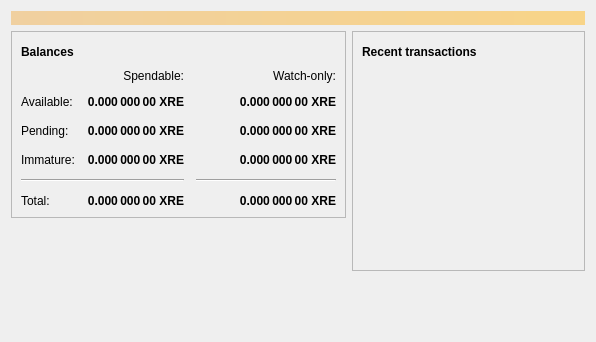
<?xml version="1.0" encoding="UTF-8"?>
<ui version="4.0">
 <class>OverviewPage</class>
 <widget class="QWidget" name="OverviewPage">
  <property name="geometry">
   <rect>
    <x>0</x>
    <y>0</y>
    <width>596</width>
    <height>342</height>
   </rect>
  </property>
  <property name="windowTitle">
   <string>Form</string>
  </property>
  <layout class="QVBoxLayout" name="topLayout">
   <item>
    <widget class="QLabel" name="labelAlerts">
     <property name="visible">
      <bool>false</bool>
     </property>
     <property name="styleSheet">
      <string notr="true">background-color: qlineargradient(x1: 0, y1: 0, x2: 1, y2: 0, stop:0 #F0D0A0, stop:1 #F8D488); color:#000000;</string>
     </property>
     <property name="wordWrap">
      <bool>true</bool>
     </property>
     <property name="margin">
      <number>3</number>
     </property>
    </widget>
   </item>
   <item>
    <layout class="QHBoxLayout" name="horizontalLayout" stretch="1,1">
     <item>
      <layout class="QVBoxLayout" name="verticalLayout_2">
       <item>
        <widget class="QFrame" name="frame">
         <property name="frameShape">
          <enum>QFrame::StyledPanel</enum>
         </property>
         <property name="frameShadow">
          <enum>QFrame::Raised</enum>
         </property>
         <layout class="QVBoxLayout" name="verticalLayout_4">
          <item>
           <layout class="QHBoxLayout" name="horizontalLayout_4">
            <item>
             <widget class="QLabel" name="label_5">
              <property name="font">
               <font>
                <weight>75</weight>
                <bold>true</bold>
               </font>
              </property>
              <property name="text">
               <string>Balances</string>
              </property>
             </widget>
            </item>
            <item>
             <widget class="QPushButton" name="labelWalletStatus">
              <property name="enabled">
               <bool>false</bool>
              </property>
              <property name="maximumSize">
               <size>
                <width>30</width>
                <height>16777215</height>
               </size>
              </property>
              <property name="toolTip">
               <string>The displayed information may be out of date. Your wallet automatically synchronizes with the RevolverCoin network after a connection is established, but this process has not completed yet.</string>
              </property>
              <property name="text">
               <string/>
              </property>
              <property name="icon">
               <iconset resource="../revolvercoin.qrc">
                <normaloff>:/icons/warning</normaloff>
                <disabledoff>:/icons/warning</disabledoff>:/icons/warning</iconset>
              </property>
              <property name="iconSize">
               <size>
                <width>24</width>
                <height>24</height>
               </size>
              </property>
              <property name="flat">
               <bool>true</bool>
              </property>
             </widget>
            </item>
            <item>
             <spacer name="horizontalSpacer_3">
              <property name="orientation">
               <enum>Qt::Horizontal</enum>
              </property>
              <property name="sizeHint" stdset="0">
               <size>
                <width>40</width>
                <height>20</height>
               </size>
              </property>
             </spacer>
            </item>
           </layout>
          </item>
          <item>
           <layout class="QGridLayout" name="gridLayout">
            <property name="spacing">
             <number>12</number>
            </property>
            <item row="2" column="2">
             <widget class="QLabel" name="labelWatchPending">
              <property name="font">
               <font>
                <weight>75</weight>
                <bold>true</bold>
               </font>
              </property>
              <property name="cursor">
               <cursorShape>IBeamCursor</cursorShape>
              </property>
              <property name="toolTip">
               <string>Unconfirmed transactions to watch-only addresses</string>
              </property>
              <property name="text">
               <string notr="true">0.000 000 00 XRE</string>
              </property>
              <property name="alignment">
               <set>Qt::AlignRight|Qt::AlignTrailing|Qt::AlignVCenter</set>
              </property>
              <property name="textInteractionFlags">
               <set>Qt::LinksAccessibleByMouse|Qt::TextSelectableByKeyboard|Qt::TextSelectableByMouse</set>
              </property>
             </widget>
            </item>
            <item row="2" column="1">
             <widget class="QLabel" name="labelUnconfirmed">
              <property name="font">
               <font>
                <weight>75</weight>
                <bold>true</bold>
               </font>
              </property>
              <property name="cursor">
               <cursorShape>IBeamCursor</cursorShape>
              </property>
              <property name="toolTip">
               <string>Total of transactions that have yet to be confirmed, and do not yet count toward the spendable balance</string>
              </property>
              <property name="text">
               <string notr="true">0.000 000 00 XRE</string>
              </property>
              <property name="alignment">
               <set>Qt::AlignRight|Qt::AlignTrailing|Qt::AlignVCenter</set>
              </property>
              <property name="textInteractionFlags">
               <set>Qt::LinksAccessibleByMouse|Qt::TextSelectableByKeyboard|Qt::TextSelectableByMouse</set>
              </property>
             </widget>
            </item>
            <item row="3" column="2">
             <widget class="QLabel" name="labelWatchImmature">
              <property name="font">
               <font>
                <weight>75</weight>
                <bold>true</bold>
               </font>
              </property>
              <property name="cursor">
               <cursorShape>IBeamCursor</cursorShape>
              </property>
              <property name="toolTip">
               <string>Mined balance in watch-only addresses that has not yet matured</string>
              </property>
              <property name="text">
               <string notr="true">0.000 000 00 XRE</string>
              </property>
              <property name="alignment">
               <set>Qt::AlignRight|Qt::AlignTrailing|Qt::AlignVCenter</set>
              </property>
              <property name="textInteractionFlags">
               <set>Qt::LinksAccessibleByMouse|Qt::TextSelectableByKeyboard|Qt::TextSelectableByMouse</set>
              </property>
             </widget>
            </item>
            <item row="4" column="0" colspan="2">
             <widget class="Line" name="line">
              <property name="orientation">
               <enum>Qt::Horizontal</enum>
              </property>
             </widget>
            </item>
            <item row="4" column="2">
             <widget class="Line" name="lineWatchBalance">
              <property name="sizePolicy">
               <sizepolicy hsizetype="Preferred" vsizetype="Fixed">
                <horstretch>0</horstretch>
                <verstretch>0</verstretch>
               </sizepolicy>
              </property>
              <property name="minimumSize">
               <size>
                <width>140</width>
                <height>0</height>
               </size>
              </property>
              <property name="orientation">
               <enum>Qt::Horizontal</enum>
              </property>
             </widget>
            </item>
            <item row="5" column="0">
             <widget class="QLabel" name="labelTotalText">
              <property name="text">
               <string>Total:</string>
              </property>
             </widget>
            </item>
            <item row="3" column="1">
             <widget class="QLabel" name="labelImmature">
              <property name="font">
               <font>
                <weight>75</weight>
                <bold>true</bold>
               </font>
              </property>
              <property name="cursor">
               <cursorShape>IBeamCursor</cursorShape>
              </property>
              <property name="toolTip">
               <string>Mined balance that has not yet matured</string>
              </property>
              <property name="text">
               <string notr="true">0.000 000 00 XRE</string>
              </property>
              <property name="alignment">
               <set>Qt::AlignRight|Qt::AlignTrailing|Qt::AlignVCenter</set>
              </property>
              <property name="textInteractionFlags">
               <set>Qt::LinksAccessibleByMouse|Qt::TextSelectableByKeyboard|Qt::TextSelectableByMouse</set>
              </property>
             </widget>
            </item>
            <item row="2" column="3">
             <spacer name="horizontalSpacer_2">
              <property name="orientation">
               <enum>Qt::Horizontal</enum>
              </property>
              <property name="sizeHint" stdset="0">
               <size>
                <width>40</width>
                <height>20</height>
               </size>
              </property>
             </spacer>
            </item>
            <item row="3" column="0">
             <widget class="QLabel" name="labelImmatureText">
              <property name="text">
               <string>Immature:</string>
              </property>
             </widget>
            </item>
            <item row="5" column="1">
             <widget class="QLabel" name="labelTotal">
              <property name="font">
               <font>
                <weight>75</weight>
                <bold>true</bold>
               </font>
              </property>
              <property name="cursor">
               <cursorShape>IBeamCursor</cursorShape>
              </property>
              <property name="toolTip">
               <string>Your current total balance</string>
              </property>
              <property name="text">
               <string notr="true">0.000 000 00 XRE</string>
              </property>
              <property name="alignment">
               <set>Qt::AlignRight|Qt::AlignTrailing|Qt::AlignVCenter</set>
              </property>
              <property name="textInteractionFlags">
               <set>Qt::LinksAccessibleByMouse|Qt::TextSelectableByKeyboard|Qt::TextSelectableByMouse</set>
              </property>
             </widget>
            </item>
            <item row="5" column="2">
             <widget class="QLabel" name="labelWatchTotal">
              <property name="font">
               <font>
                <weight>75</weight>
                <bold>true</bold>
               </font>
              </property>
              <property name="cursor">
               <cursorShape>IBeamCursor</cursorShape>
              </property>
              <property name="toolTip">
               <string>Current total balance in watch-only addresses</string>
              </property>
              <property name="text">
               <string notr="true">0.000 000 00 XRE</string>
              </property>
              <property name="alignment">
               <set>Qt::AlignRight|Qt::AlignTrailing|Qt::AlignVCenter</set>
              </property>
              <property name="textInteractionFlags">
               <set>Qt::LinksAccessibleByMouse|Qt::TextSelectableByKeyboard|Qt::TextSelectableByMouse</set>
              </property>
             </widget>
            </item>
            <item row="0" column="2">
             <widget class="QLabel" name="labelWatchonly">
              <property name="text">
               <string>Watch-only:</string>
              </property>
              <property name="alignment">
               <set>Qt::AlignRight|Qt::AlignTrailing|Qt::AlignVCenter</set>
              </property>
             </widget>
            </item>
            <item row="1" column="0">
             <widget class="QLabel" name="labelBalanceText">
              <property name="text">
               <string>Available:</string>
              </property>
             </widget>
            </item>
            <item row="1" column="1">
             <widget class="QLabel" name="labelBalance">
              <property name="font">
               <font>
                <weight>75</weight>
                <bold>true</bold>
               </font>
              </property>
              <property name="cursor">
               <cursorShape>IBeamCursor</cursorShape>
              </property>
              <property name="toolTip">
               <string>Your current spendable balance</string>
              </property>
              <property name="text">
               <string notr="true">0.000 000 00 XRE</string>
              </property>
              <property name="alignment">
               <set>Qt::AlignRight|Qt::AlignTrailing|Qt::AlignVCenter</set>
              </property>
              <property name="textInteractionFlags">
               <set>Qt::LinksAccessibleByMouse|Qt::TextSelectableByKeyboard|Qt::TextSelectableByMouse</set>
              </property>
             </widget>
            </item>
            <item row="1" column="2">
             <widget class="QLabel" name="labelWatchAvailable">
              <property name="font">
               <font>
                <weight>75</weight>
                <bold>true</bold>
               </font>
              </property>
              <property name="cursor">
               <cursorShape>IBeamCursor</cursorShape>
              </property>
              <property name="toolTip">
               <string>Your current balance in watch-only addresses</string>
              </property>
              <property name="text">
               <string notr="true">0.000 000 00 XRE</string>
              </property>
              <property name="alignment">
               <set>Qt::AlignRight|Qt::AlignTrailing|Qt::AlignVCenter</set>
              </property>
              <property name="textInteractionFlags">
               <set>Qt::LinksAccessibleByMouse|Qt::TextSelectableByKeyboard|Qt::TextSelectableByMouse</set>
              </property>
             </widget>
            </item>
            <item row="2" column="0">
             <widget class="QLabel" name="labelPendingText">
              <property name="text">
               <string>Pending:</string>
              </property>
             </widget>
            </item>
            <item row="0" column="1">
             <widget class="QLabel" name="labelSpendable">
              <property name="text">
               <string>Spendable:</string>
              </property>
              <property name="alignment">
               <set>Qt::AlignRight|Qt::AlignTrailing|Qt::AlignVCenter</set>
              </property>
             </widget>
            </item>
           </layout>
          </item>
         </layout>
        </widget>
       </item>
       <item>
        <spacer name="verticalSpacer">
         <property name="orientation">
          <enum>Qt::Vertical</enum>
         </property>
         <property name="sizeHint" stdset="0">
          <size>
           <width>20</width>
           <height>40</height>
          </size>
         </property>
        </spacer>
       </item>
      </layout>
     </item>
     <item>
      <layout class="QVBoxLayout" name="verticalLayout_3">
       <item>
        <widget class="QFrame" name="frame_2">
         <property name="frameShape">
          <enum>QFrame::StyledPanel</enum>
         </property>
         <property name="frameShadow">
          <enum>QFrame::Raised</enum>
         </property>
         <layout class="QVBoxLayout" name="verticalLayout">
          <item>
           <layout class="QHBoxLayout" name="horizontalLayout_2">
            <item>
             <widget class="QLabel" name="label_4">
              <property name="font">
               <font>
                <weight>75</weight>
                <bold>true</bold>
               </font>
              </property>
              <property name="text">
               <string>Recent transactions</string>
              </property>
             </widget>
            </item>
            <item>
             <widget class="QPushButton" name="labelTransactionsStatus">
              <property name="enabled">
               <bool>false</bool>
              </property>
              <property name="maximumSize">
               <size>
                <width>30</width>
                <height>16777215</height>
               </size>
              </property>
              <property name="toolTip">
               <string>The displayed information may be out of date. Your wallet automatically synchronizes with the RevolverCoin network after a connection is established, but this process has not completed yet.</string>
              </property>
              <property name="text">
               <string/>
              </property>
              <property name="icon">
               <iconset resource="../revolvercoin.qrc">
                <normaloff>:/icons/warning</normaloff>
                <disabledoff>:/icons/warning</disabledoff>:/icons/warning</iconset>
              </property>
              <property name="iconSize">
               <size>
                <width>24</width>
                <height>24</height>
               </size>
              </property>
              <property name="flat">
               <bool>true</bool>
              </property>
             </widget>
            </item>
            <item>
             <spacer name="horizontalSpacer">
              <property name="orientation">
               <enum>Qt::Horizontal</enum>
              </property>
              <property name="sizeHint" stdset="0">
               <size>
                <width>40</width>
                <height>20</height>
               </size>
              </property>
             </spacer>
            </item>
           </layout>
          </item>
          <item>
           <widget class="QListView" name="listTransactions">
            <property name="styleSheet">
             <string notr="true">QListView { background: transparent; }</string>
            </property>
            <property name="frameShape">
             <enum>QFrame::NoFrame</enum>
            </property>
            <property name="verticalScrollBarPolicy">
             <enum>Qt::ScrollBarAlwaysOff</enum>
            </property>
            <property name="horizontalScrollBarPolicy">
             <enum>Qt::ScrollBarAlwaysOff</enum>
            </property>
            <property name="selectionMode">
             <enum>QAbstractItemView::NoSelection</enum>
            </property>
           </widget>
          </item>
         </layout>
        </widget>
       </item>
       <item>
        <spacer name="verticalSpacer_2">
         <property name="orientation">
          <enum>Qt::Vertical</enum>
         </property>
         <property name="sizeHint" stdset="0">
          <size>
           <width>20</width>
           <height>40</height>
          </size>
         </property>
        </spacer>
       </item>
      </layout>
     </item>
    </layout>
   </item>
  </layout>
 </widget>
 <resources/>
 <connections/>
</ui>
